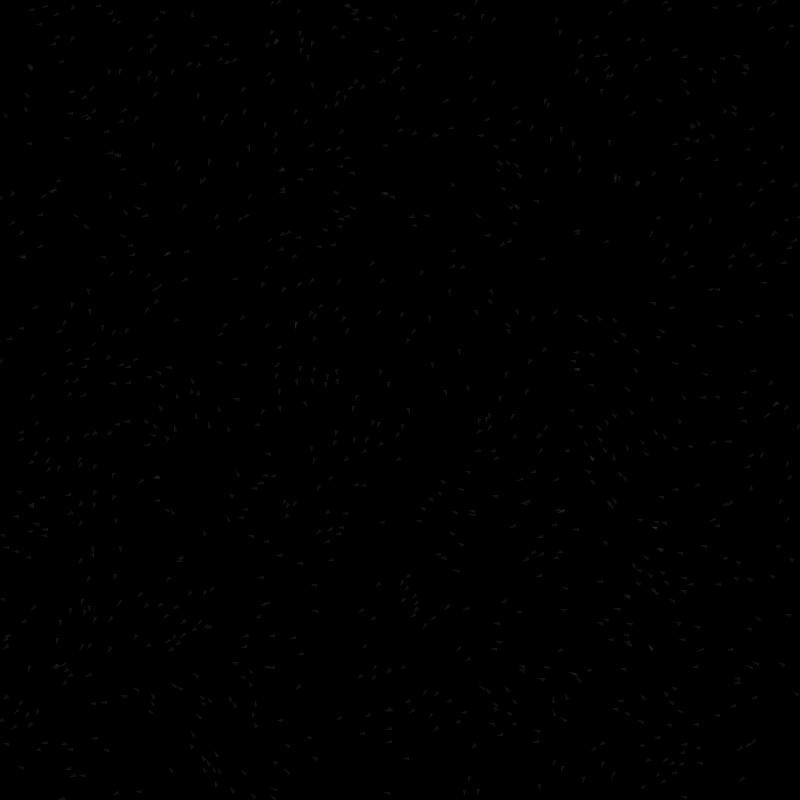
Frame 1 (no input)
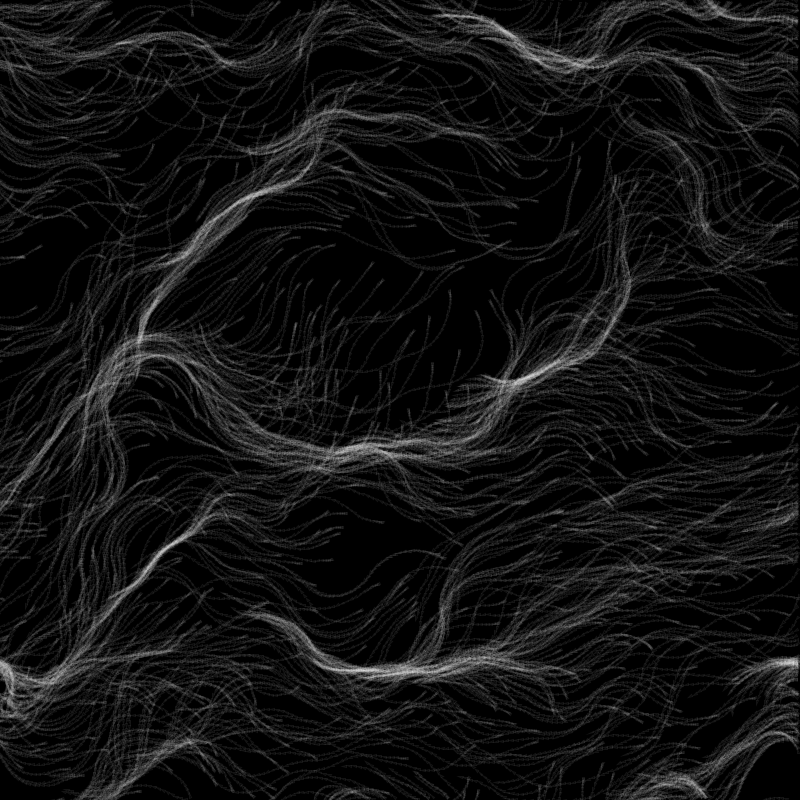
Frame 60 (the mouse pressed at the canvas centre just before this capture)
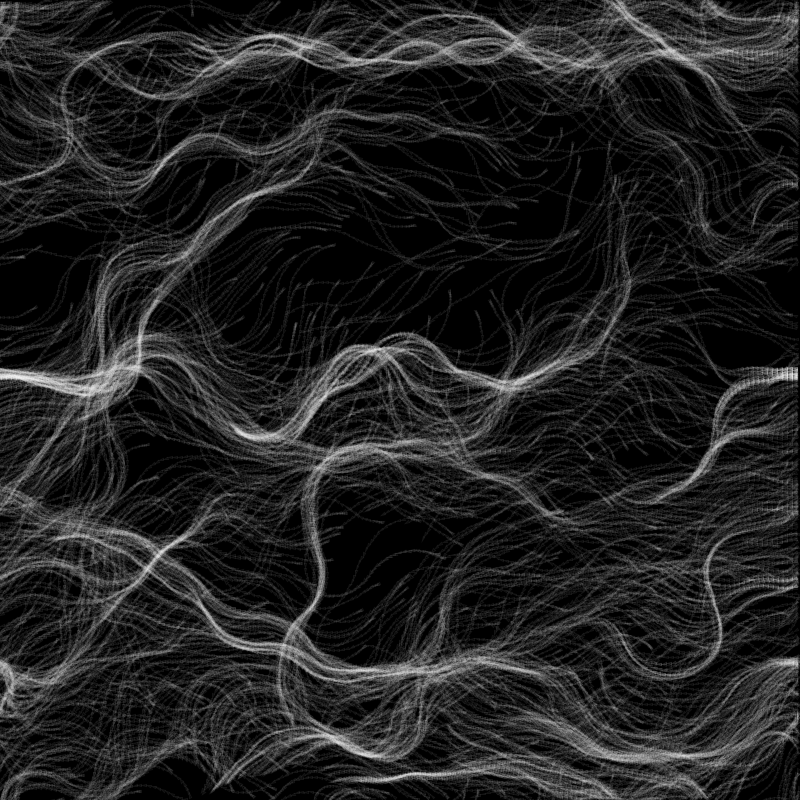
Frame 120 (the mouse held since frame 60 and released just before this capture)

The Processing sketch that drew these frames (run headless with seeded random() and noise(); from frame 60 on, the mouse is pressed at the canvas centre):

// Processing sketch: E6_7changingflowfields
// ── E6_7changingflowfields.pde
//Sam Nosenzo
//7/21/15
//Nature of Code Chapter 6.6
//Implementaion of a flow field in the vehicles steering behavior



ArrayList<Vehicle> vs;
int numv = 1000;
FlowField f;
void setup(){
  size(800, 800);
  background(0);
  vs = new ArrayList<Vehicle>();
  for(int i = 0; i < numv; i++){
    Vehicle v = new Vehicle(random(width), random(height));
    vs.add(v);
  }
  f = new FlowField();
}

void draw(){
  //background(0);
   f.step();
  for(Vehicle v: vs){
   
    v.follow(f);
    
    //v.seek(new PVector(mouseX, mouseY));
    v.update();
    v.display();
  }
  
  //ellipse(mouseX, mouseY, 20, 20);
}

// ── FlowField.pde
class FlowField {
  
  PVector[][] field;
  int cols, rows;
  int resolution;
  
  FlowField(){
    resolution = 10;
    cols = width/resolution;
    rows = height/resolution;
    field = new PVector[cols][rows];
    init();
  }
  float zoff = 0;
  void init(){
    float xoff= 0;
    for(int i = 0; i < cols; i++){
      float yoff = 0;
      for(int j = 0; j < rows; j++){
       
        //field[i][j] = new PVector(1, 0);  //vector to the right
        
        //field[i][j] = PVector.2D(); //random Pvector
        
        //2D Perlin Noise
        float theta = map(noise(xoff, yoff, zoff), 0, 1, 0, TWO_PI);
        field[i][j] = new PVector(cos(theta), sin(theta));
        yoff+=.1;
        
        //center of window
        /*
        PVector v = PVector.sub(new PVector(i*resolution, j*resolution), new PVector(width/2, height/2));
        v.normalize();
        field[i][j] = v;
        */
      }
      //noise x
      xoff+=.1;
    }
    zoff+=.1;
  }
  int counter = 0;
  void step(){
    if(counter%4 == 0){
    init();
    }
    counter++;
  }
    
  
  PVector lookup(PVector lookup){
    int column = int(constrain(lookup.x/resolution, 0, cols-1));
    int row = int(constrain(lookup.y/resolution, 0, rows-1));
    
    return field[column][row].get();
  }
}
  

// ── Vehicle.pde
class Vehicle{
  PVector location, velocity, acceleration;
  float maxspeed, maxforce;
  float r;
  
  Vehicle(float x, float y){
    acceleration = new PVector(0, 0);
    velocity = new PVector(0,0);
    location = new PVector(x, y);
    r = 1;
    
    maxspeed = 5;
    maxforce = .5;
  }
  
  void update(){
    //checkwalls();
    checkbound();
    velocity.add(acceleration);
    velocity.limit(maxspeed);
    location.add(velocity);
    acceleration.mult(0);
  }
  
  void display(){
    float theta = velocity.heading() + PI/2;
    noFill();
    stroke(255, 20);
    pushMatrix();
    translate(location.x, location.y);
    rotate(theta);
    beginShape();
    vertex(0, -r*2);
    vertex(-r, r*2);
    vertex(r, r*2);
    endShape(CLOSE);
    popMatrix();
  }
  
  void checkwalls(){
    if(location.x > width-50){
      PVector desired = new PVector(-maxspeed, velocity.y);
      PVector steer = PVector.sub(desired, velocity);
      steer.limit(maxforce);
      applyForce(steer);
    } else if(location.x < 50){
      PVector desired = new PVector(maxspeed, velocity.y);
      PVector steer = PVector.sub(desired, velocity);
      steer.limit(maxforce);
      applyForce(steer);
    }
    if(location.y > height-50){
      PVector desired = new PVector(velocity.x, -maxspeed);
      PVector steer = PVector.sub(desired, velocity);
      steer.limit(maxforce);
      applyForce(steer);
    } else if(location.y < 50){
      PVector desired = new PVector(velocity.x, maxspeed);
      PVector steer = PVector.sub(desired, velocity);
      steer.limit(maxforce);
      applyForce(steer);
    }
  }
  
  void checkbound(){
    if(location.x < 0){
      location.x = width;
    } else if(location.x > width){
      location.x = 0;
    }
    
    if(location.y < 0){
      location.y = height;
    }else if(location.y > height){
      location.y = 0;
    }
  }
  
  void seek(PVector target){
    PVector desired = PVector.sub(target, location);
    desired.normalize();
    desired.mult(maxspeed); //scale vector to maxspeed;
    
    PVector steer = PVector.sub(desired, velocity); //Reynolds formula for steering force
    steer.limit(maxforce);
    
    applyForce(steer); //apply the force asa the object acceleration
    
  }
  
  void follow(FlowField flow){
    PVector desired = flow.lookup(location);
    desired.mult(maxspeed);
    
    PVector steer = PVector.sub(desired, velocity);
    steer.limit(maxforce);
    applyForce(steer);
  }
  
  void applyForce(PVector force){
    acceleration.add(force);
  }
}
  
  
  
    
